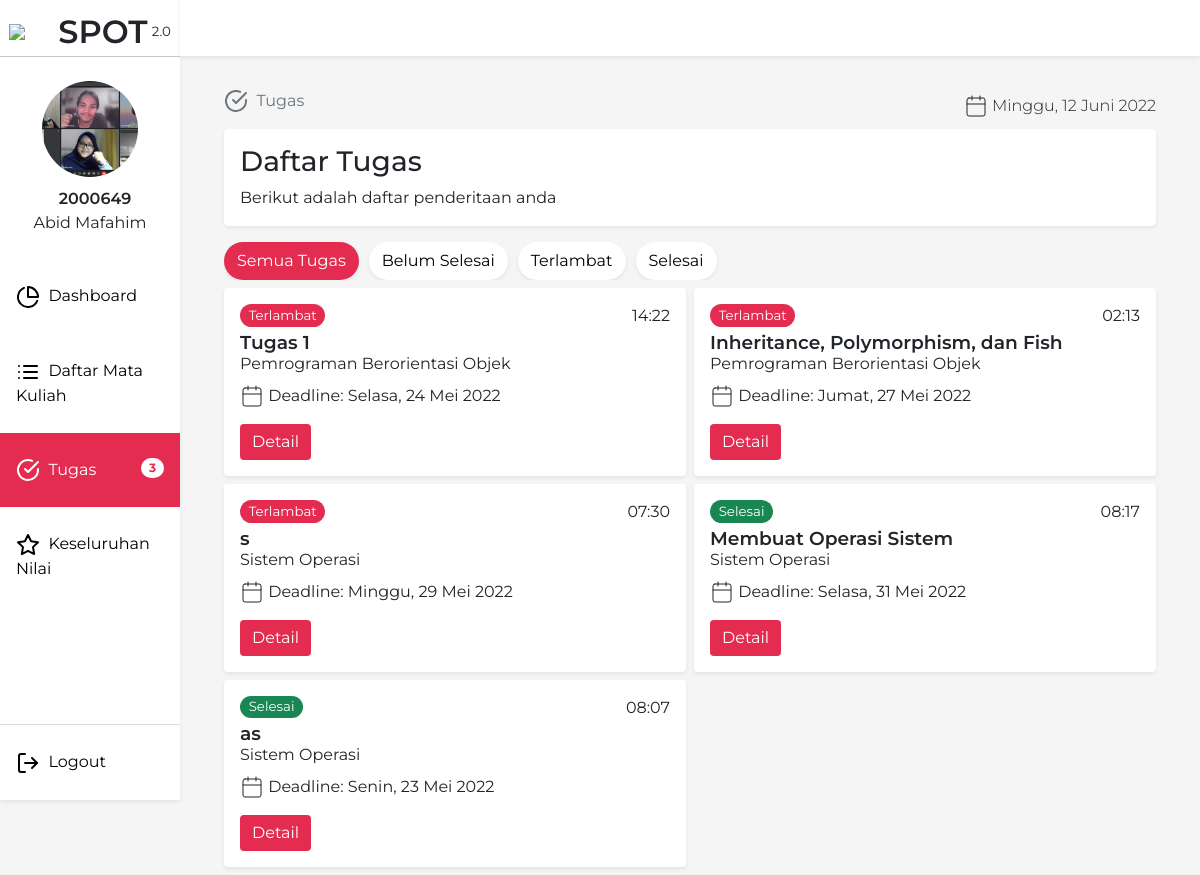
Page /Tugas (signed in) on the committed database.
### tables this page shows
CREATE TABLE `mahasiswa` (
  `npm` int(10) UNSIGNED NOT NULL,
  `name` varchar(255) NOT NULL,
  `avatar` varchar(255) NOT NULL DEFAULT 'default.jpg'
);

CREATE TABLE `tugas` (
  `id_tugas` int(11) NOT NULL,
  `judul` varchar(128) NOT NULL,
  `deskripsi` text NOT NULL,
  `deadline` datetime NOT NULL,
  `id_materi` int(11) NOT NULL
);

CREATE TABLE `matakuliah` (
  `kd_matkul` varchar(15) NOT NULL,
  `nid` int(10) UNSIGNED NOT NULL,
  `nid2` int(10) UNSIGNED NOT NULL,
  `nama_matkul` varchar(100) NOT NULL,
  `description` text NOT NULL,
  `sks` int(11) NOT NULL,
  `waktu` time NOT NULL,
  `hari` enum('Senin','Selasa','Rabu','Kamis','Jumat','Sabtu') NOT NULL
);

### Database/Query.php (called while the page is built, shortened)
<?php
class Query {
    private $resource;
    private $columns = array("*");
    private $select;
    private $where = array();
    private $limit;
    private $orderBy;
    private $joinVal = array("");
    private $groupBy;
    public function reset() {
        $this->resource = null;
        $this->columns = array("*");
        $this->select = null;
        $this->where = array();
        $this->limit = null;
        $this->orderBy = null;
        $this->joinVal = array("");
        $this->groupBy = null;
    }
    public function query($sql) {
        $this->resource = mysqli_query(mysqli_connect("localhost", "root", "", "penilaian-app"), $sql);
        return $this;
    }
    public function table($table)
    {
        $this->mainTable = $table;
        $this->select = "SELECT " . implode(",", $this->columns) . " FROM $table AS $table ";
        return $this;
    }
    public function columns(array $column)
    {
        $this->columns = $column;
        return $this;
    }
    public function where($column, $value, $operator = "=")
    {
        array_push($this->where, " $column $operator '$value' ");
        $this->where[0] = (count($this->where) < 2 ? " WHERE " . $this->where[0] : $this->where[0]);
        return $this;
    }
    public function limit($limit)
    {
        $this->limit = " LIMIT " . $limit;
        return $this;
    }
    public function get($table = "")
    {
        $this->select = $this->select == NULL ?  "SELECT " . implode($this->columns) . " FROM $table " : $this->select;
        $sql = $this->select
        . implode("", $this->joinVal)
        . implode(" AND ", $this->where)
        . $this->groupBy
        . $this->orderBy
        . $this->limit;
        $this->resource = mysqli_query(mysqli_connect("localhost", "root", "", "penilaian-app"), $sql);
        return $this;
    }
    public function fetch()
    {
        $result = Array();
        while ($row = mysqli_fetch_assoc($this->resource)) {
            $result[] = $row;
        }
        return $result;
    }
    public function count()
    {
        return $this->resource->num_rows;
    }
}

### views/mahasiswa/tugas.php (the view, shortened to what this page needs)
<!DOCTYPE html>
<html>
<head>
  <link rel="stylesheet" href="https://unicons.iconscout.com/release/v4.0.0/css/line.css">
  <link href="https://cdn.jsdelivr.net/npm/bootstrap@5.1.3/dist/css/bootstrap.min.css" rel="stylesheet"
>
  <link href="css/tugas.css" rel="stylesheet" type="text/css" />
  <link href="css/component/navbar.css" rel="stylesheet" type="text/css" />
</head>
<body>
  <?php include('components/sidebar.php'); ?>
  <div class="main-content">
    <div class="p-2">
      <?php include('components/breadcrumbs.php'); ?>
      <div class="row mb-3">
        <div class="col-12">
          <div class="content rounded-3 p-3 shadow-sm">
            <h1 class="fs-3 header-title">Daftar Tugas</h1>
            <p class="mb-0 desc-title">Berikut adalah daftar penderitaan anda</p>
          </div>
        </div>
      </div>
      <div class="row mb-2">
        <div class="col-12">
          <div class="cat-tugas">
            <label for="all-show" class="btn opt-label shadow-sm">Semua Tugas</label>
            <label for="not-finish" class="btn opt-label shadow-sm">Belum Selesai</label>
            <label for="missed" class="btn opt-label shadow-sm">Terlambat</label>
            <label for="completed" class="btn opt-label shadow-sm">Selesai</label>
          </div>
        </div>
      </div>
      <div class="row g-2">
        <?php
          $getNFTugas = $DB->query("CALL getNFTugas(2000649)")->fetch();
          $DB->reset();
          foreach ($getNFTugas as $tugas) {
        ?>
        <div class="col-lg-6 tugas-row <?= $helper->tagTugas($tugas['status']) ?>">
          <div class="tugas-card shadow-sm rounded">
            <div class="tugas-info">
              <div class="tugas-header">
                <div class="tugas-status">
                  <?= $helper->checkDeadlineTugas($tugas['status']) ?>
                </div>
                <div class="tugas-title"><?= $tugas["judul"] ?></div>
                <div class="tugas-matkul"><?= $tugas["nama_matkul"] ?></div>
              </div>
              <div class="tugas-time">
                <?= $helper->convertSQLDate($tugas['deadline'], "NO_DATE") ?>
              </div>
              <div class="tugas-date">
                <i class="ico ico-dark" data-feather="calendar"></i>
                <span class="time">&nbsp;Deadline: <?= $helper->convertSQLDate($tugas['deadline'], "NO_TIME") ?></span>
              </div>
              <a href="/MataKuliah/<?= $tugas['kd_matkul'] ?>/<?= $tugas['id_materi'] ?>" class="btn btn-primary cta-tugas">Detail</a>
            </div>
          </div>
        </div>
        <?php
          }
          $getDoneTugas = $DB->query("CALL getUploadedTugas(2000649)")->fetch();
          foreach ($getDoneTugas as $tugas) {
        ?>
        <div class="col-lg-6 tugas-row <?= $helper->tagTugas($tugas['status']) ?>">
          <div class="tugas-card shadow-sm rounded">
            <div class="tugas-info">
              <div class="tugas-header">
                <div class="tugas-status">
                  <?= $helper->checkDeadlineTugas($tugas['status']) ?>
                </div>
                <div class="tugas-title"><?= $tugas["judul"] ?></div>
                <div class="tugas-matkul"><?= $tugas["nama_matkul"] ?></div>
              </div>
              <div class="tugas-time">
                <?= $helper->convertSQLDate($tugas['deadline'], "NO_DATE") ?>
              </div>
              <div class="tugas-date">
                <i class="ico ico-dark" data-feather="calendar"></i>
                <span class="time">&nbsp;Deadline: <?= $helper->convertSQLDate($tugas['deadline'], "NO_TIME") ?></span>
              </div>
              <a href="/MataKuliah/<?= $tugas['kd_matkul'] ?>/<?= $tugas['id_materi'] ?>" class="btn btn-primary cta-tugas">Detail</a>
            </div>
          </div>
        </div>
        <?php } ?>
      </div>
    </div>
  </div>
</body>
</html>

### components/sidebar.php (shortened to what this page needs)
<?php
$request = $_SERVER['REQUEST_URI'];
$requestParsed = explode("/", strtolower(parse_url($_SERVER['REQUEST_URI'], PHP_URL_PATH)));
$active_menu = 'class="active"';
?>
<link rel="stylesheet" href="//code.jquery.com/ui/1.13.1/themes/base/jquery-ui.css">
<nav class="shadow-sm">
</nav>
<?php
  if($_SESSION["level"] == "mahasiswa"){
?>
<div class="sidebar shadow-sm">
    <div class="brand">
      <img class="logo" src="/assets/image/Logo_Almamater_UPI.svg" width="45">
      <span class="brand-name">SPOT</span>
      <span class="brand-version">2.0</span>
    </div>
    <hr style="margin: 0;">
    <div class="login-info">
      <div class="avatar-circle" id="profilePicture" title="Kami merekomendasikan menggunakan gambar dengan rasio 1:1">
        <?php
          $fileName = $DB->columns(['avatar'])->table('mahasiswa')->where('npm', $_SESSION['npm'])->limit('1')->get()->fetch();
          $DB->reset();
        ?>
        <img class="avatar" id="avatarPicture" src="/assets/image/profile/<?= $fileName[0]['avatar'] ?>" alt="profile" width="72">
      </div>
      <span class="name"><?= $_SESSION['npm'] ?></span>
      <span class="nim"><?= ucwords(strtolower($_SESSION['name'])) ?></span>
    </div>
    <a <?= ($requestParsed[1] == 'dashboard' || $request == '/') ? $active_menu : '' ?> href="/">
      <i class="icon" data-feather="pie-chart"></i>
      <span class="menu-name">&nbsp;Dashboard</span>
    </a>
    <a <?= ($requestParsed[1] == 'matakuliah') ? $active_menu : '' ?> href="/MataKuliah">
      <i class="icon" data-feather="list"></i>
      <span class="menu-name">&nbsp;Daftar Mata Kuliah</span>
    </a>
    <a <?= ($requestParsed[1] == 'tugas') ? $active_menu : '' ?> href="/Tugas">
      <i class="icon" data-feather="check-circle"></i>
      <span class="menu-name">&nbsp;Tugas</span>
      <?php
      $getNFTugas = $DB->query("CALL getNFTugas(2000649)")->count();
      if($getNFTugas > 0 ) {
      ?>
      <span class="badge"><?= $getNFTugas ?></span>
      <?php } ?>
    </a>
    <a <?= ($requestParsed[1] == 'nilai') ? $active_menu : '' ?> href="/Nilai">
      <i class="icon" data-feather="star"></i>
      <span class="menu-name">&nbsp;Keseluruhan Nilai</span>
    </a>
    <a class="menu-settings logout" href="/Logout">
      <i class="icon" data-feather="log-out"></i>
      <span class="menu-name">&nbsp;Logout</span>
    </a>
  </div>
  <?php } else {echo "no level?" . $_SESSION["level"];} ?>

### App/Helper.php (shortened to what this page needs)
<?php
class Helper {
    public function convertDay($day)
    {
        $days = ['Minggu', 'Senin', 'Selasa', 'Rabu', 'Kamis', 'Jumat', 'Sabtu'];
        return $days[$day];
    }
    public function convertMonth($month)
    {
        $months = ['', 'Januari', 'Februari', 'Maret', 'April', 'Mei', 'Juni', 'Juli', 'Agustus', 'September', 'Oktober', 'November', 'Desember'];
        return $months[$month];
    }
    public function convertSQLDate($date, $filter = "")
    {
        $strtotime = strtotime($date);
        $phpdate = NULL;
        if($filter == "NO_DATE"){
            $phpdate = date('H:i', $strtotime);
        } elseif ($filter == "NO_TIME") {
            $phpdate = $this->convertDay(date("w", $strtotime)) . ", " . date("d", $strtotime) . " " . $this->convertMonth(date("n", $strtotime)) . " " . date("Y", $strtotime);
        } else {
            $phpdate = $this->convertDay(date("w", $strtotime)) . ", " . date('d', $strtotime) . ' ' . $this->convertMonth(date('n', $strtotime)) . ' ' . date('Y', $strtotime) . ' ' . date('H:i:s', $strtotime);
        }
        return $phpdate;
    }
    public function checkDeadlineTugas($status) {
        if ($status == "Terlambat") {
            return '<span class="badge bg-primary text-wrap">Terlambat</span>';
        } elseif ($status == "Belum Selesai") {
            return '<span class="badge bg-secondary text-wrap">Belum Selesai</span>';
        } else {
            return '<span class="badge bg-success text-wrap">Selesai</span>';
        }
    }
    public function tagTugas($status)
    {
        if ($status == "Terlambat") {
            return 'TugasLate';
        } elseif ($status == "Belum Selesai") {
            return 'TugasNF';
        } else {
            return 'TugasDone';
        }
    }
}

### css/tugas.css (style rules this page uses)
body { background-color: rgb(245, 245, 245); margin: 0 auto; width: 100vw; height: 100vh; font-family: 'Montserrat', sans-serif; }
h1, h2, h3, h4 { display: inline-block; }
.main-content { margin-left: 18vw; margin-right: 3vw; padding-top: 10vh; }
.content { background-color: white; }
.cat-tugas { display: flex; max-width: 100vw; max-height: 100px; flex-wrap: nowrap; overflow-x: scroll; align-items: flex-start; gap: 10px; }
.opt-label { background-color: white !important; color: black !important; font-size: 12pt; border-radius: 100vw !important; max-width: fit-content !important; word-wrap: unset; }
input[type=radio].opt-show-btn:checked + .opt-label { background-color: var(--primaryColor) !important; color: white !important; }
.tugas-card { width: 100%; background-color: white; padding: 16px; }
.tugas-header { display: inline-block; line-height: 1em; }
.tugas-matkul { display: block; font-size: 12pt; margin-bottom: 12px; }
.tugas-time { display: block; float: right; font-size: 12pt; }
.tugas-title { margin-bottom: 5px; display: inline-block; font-size: 14pt; font-weight: 600; }
.tugas-status { margin-bottom: 8px; }
.tugas-status > span { font-size: 10pt !important; font-weight: normal !important; }
.tugas-date { font-size: 12pt; margin-bottom: 12px; display: flex; align-items: center; margin-bottom: 16px; }
.tugas-date svg { stroke-width: 1px; }
.cta-tugas { display: inline-flex; align-items: flex-end; }
.btn-primary { background-color: var(--primaryColor) !important; color: white !important; border: none; }
.bg-primary { background-color: var(--primaryColor) !important; }
span.badge.bg-secondary, span.badge.bg-alert, span.badge.bg-success, span.badge.bg-primary { float: none !important; }

### css/component/navbar.css (style rules this page uses)
:root { --primaryColor: #e42c51; }
nav { width: 85vw; background-color: rgb(255, 255, 255); position: fixed; margin: 0; padding: 0; height: 7vh; overflow: auto; right: 0; display: flex; justify-content: flex-end; padding-right: 3vw; overflow: unset; z-index: 99; }
.sidebar { margin: 0; padding: 0; width: 15vw; background-color: rgb(255, 255, 255); position: fixed; height: 100vh; overflow: auto; }
.brand { padding-top: 1vh; height: 7vh; text-align: center; }
.brand-name { display: inline-block; vertical-align: middle; font-size: 24pt; font-weight: 600; }
.brand-version { font-size: 10pt; margin-top: 15px; }
.logo { display: inline-block; vertical-align: middle; height: auto !important; max-width: 45px; }
.login-info { text-align: center; padding-top: 3vh; padding-bottom: 3vh; }
.avatar-circle { position: relative; width: 96px; aspect-ratio: 1; margin-left: auto; margin-right: auto; cursor: pointer; }
.avatar { width: 100%; height: 100%; object-fit: cover; border-radius: 100px; object-position: center; display: block; }
.name { margin-top: 10px; display: block; margin-left: 10px; font-weight: 600; }
.sidebar a { display: block; color: black; padding: 25px 16px; text-decoration: none; transition: background-color 100ms linear; }
.sidebar a.active { background-color: var(--primaryColor); color: white; }
.badge { position: inherit; float: right; width: max-content; border-radius: 100vh; }
a.active>.badge { background-color: white; color: var(--primaryColor); }
.icon { position: relative; text-align: c; }
.logout { border-top: 1px solid rgb(218, 218, 218); position: absolute; bottom: 0; }
a.logout { color: rgb(2, 2, 2); width: 100%; }

### rows in the picture
mahasiswa: avatar (picture)
tugas: judul "Tugas 1", matakuliah.nama_matkul "Pemrograman Berorientasi Objek", deadline "14:22", deadline "Selasa, 24 Mei 2022"
tugas: judul "Inheritance, Polymorphism, dan Fish", matakuliah.nama_matkul "Pemrograman Berorientasi Objek", deadline "02:13", deadline "Jumat, 27 Mei 2022"
tugas: judul "s", matakuliah.nama_matkul "Sistem Operasi", deadline "07:30", deadline "Minggu, 29 Mei 2022"

### other values in the picture
$_SESSION['npm'] "2000649"
$_SESSION['name'] "Abid Mafahim"
$getNFTugas "3"
$helper->getTodayDate() "Minggu, 12 Juni 2022"
$tugas["judul"] "Membuat Operasi Sistem"
$tugas["nama_matkul"] "Sistem Operasi"
$helper->convertSQLDate($tugas['deadline'], "NO_DATE") "08:17"
$helper->convertSQLDate($tugas['deadline'], "NO_TIME") "Selasa, 31 Mei 2022"
$tugas["judul"] "as"
$helper->convertSQLDate($tugas['deadline'], "NO_DATE") "08:07"
$helper->convertSQLDate($tugas['deadline'], "NO_TIME") "Senin, 23 Mei 2022"
